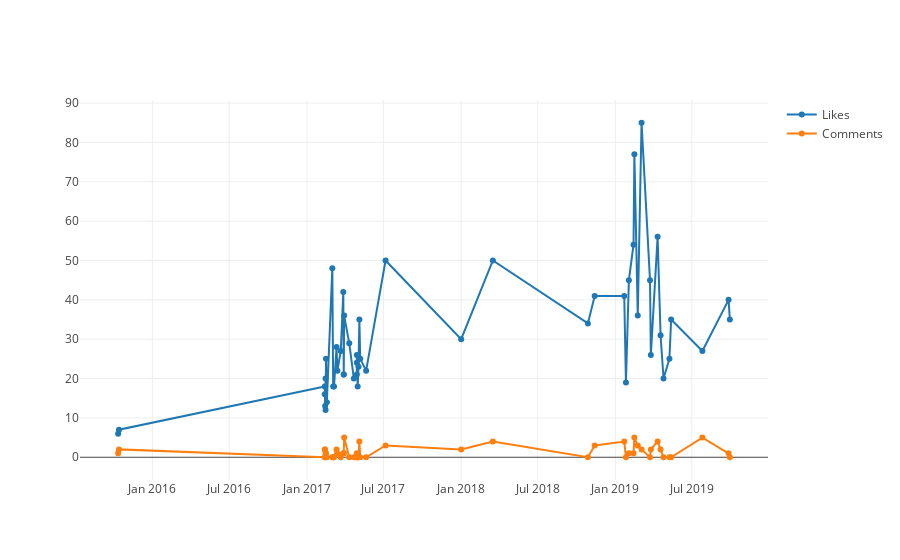

The notebook cell this image was saved under:
### Code cell
x = df_post.index
y0 = df_post['likes']
y1 = df_post['comments']

# Create traces
fig = go.Figure()
fig.add_trace(go.Scatter(x=x, y=y0,
                    mode='lines+markers',
                    name='Likes'))
fig.add_trace(go.Scatter(x=x, y=y1,
                    mode='lines+markers',
                    name='Comments'))
fig.show()

### Figure 1 — Plotly figure (JSON) as saved in the notebook; plotly's stock layout.template omitted (floating-point values rounded to 4 significant figures)
{"data": [{"mode": "lines+markers", "name": "Likes", "type": "scatter", "uid": "24517f70-e71d-4b9a-bbc5-ddc35311725a", "x": ["2015-10-12", "2015-10-14", "2017-02-12", "2017-02-12", "2017-02-13", "2017-02-14", "2017-02-14", "2017-02-15", "2017-02-17", "2017-03-02", "2017-03-04", "2017-03-06", "2017-03-12", "2017-03-14", "2017-03-22", "2017-03-28", "2017-03-29", "2017-03-29", "2017-03-30", "2017-04-11", "2017-04-22", "2017-04-29", "2017-04-29", "2017-04-29", "2017-05-01", "2017-05-03", "2017-05-05", "2017-05-07", "2017-05-21", "2017-07-06", "2018-01-01", "2018-03-17", "2018-10-28", "2018-11-13", "2019-01-22", "2019-01-26", "2019-02-02", "2019-02-13", "2019-02-15", "2019-02-23", "2019-03-04", "2019-03-24", "2019-03-26", "2019-04-11", "2019-04-18", "2019-04-25", "2019-05-09", "2019-05-13", "2019-07-26", "2019-09-26", "2019-09-29"], "y": [6, 7, 18, 16, 13, 20, 12, 25, 14, 48, 18, 18, 28, 22, 27, 42, 21, 21, 36, 29, 20, 21, 26, 24, 18, 23, 35, 25, 22, 50, 30, 50, 34, 41, 41, 19, 45, 54, 77, 36, 85, 45, 26, 56, 31, 20, 25, 35, 27, 40, 35]}, {"mode": "lines+markers", "name": "Comments", "type": "scatter", "uid": "4c4c181e-70fc-4508-995d-e1c3e3166ff1", "x": ["2015-10-12", "2015-10-14", "2017-02-12", "2017-02-12", "2017-02-13", "2017-02-14", "2017-02-14", "2017-02-15", "2017-02-17", "2017-03-02", "2017-03-04", "2017-03-06", "2017-03-12", "2017-03-14", "2017-03-22", "2017-03-28", "2017-03-29", "2017-03-29", "2017-03-30", "2017-04-11", "2017-04-22", "2017-04-29", "2017-04-29", "2017-04-29", "2017-05-01", "2017-05-03", "2017-05-05", "2017-05-07", "2017-05-21", "2017-07-06", "2018-01-01", "2018-03-17", "2018-10-28", "2018-11-13", "2019-01-22", "2019-01-26", "2019-02-02", "2019-02-13", "2019-02-15", "2019-02-23", "2019-03-04", "2019-03-24", "2019-03-26", "2019-04-11", "2019-04-18", "2019-04-25", "2019-05-09", "2019-05-13", "2019-07-26", "2019-09-26", "2019-09-29"], "y": [1, 2, 0, 2, 2, 0, 1, 1, 0, 0, 0, 0, 2, 1, 0, 1, 1, 1, 5, 0, 0, 0, 1, 0, 0, 0, 4, 0, 0, 3, 2, 4, 0, 3, 4, 0, 1, 1, 5, 3, 2, 0, 2, 4, 2, 0, 0, 0, 5, 1, 0]}], "layout": {}}
